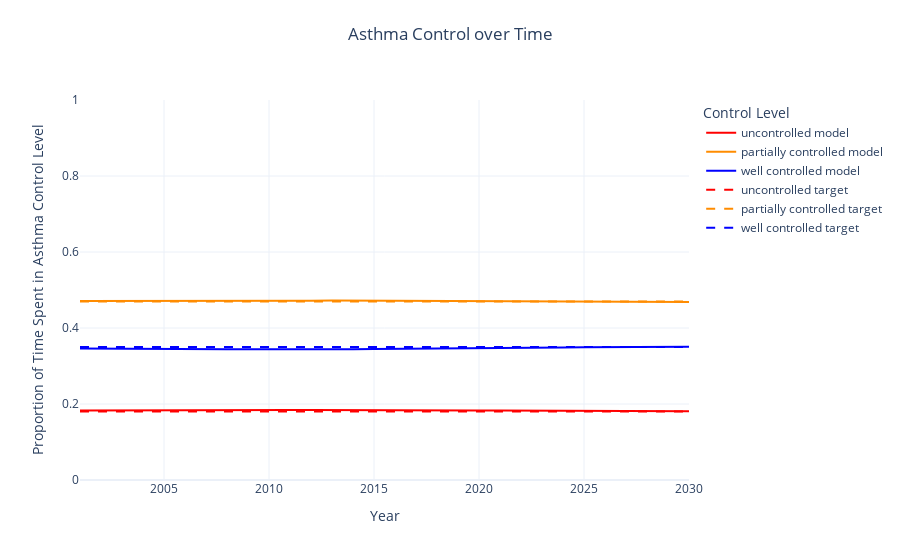

Notebook code cell kept with this figure:
### Markdown cell above
### Visualize Data

### Code cell
color_map={
    "well_controlled": "blue",
    "partially_controlled": "darkorange",
    "uncontrolled": "red"
}

fig = px.line(
    df_model_control,
    x="year",
    y="prob",
    color="control_level",
    title="Asthma Control over Time",
    color_discrete_map=color_map
)

fig.for_each_trace(lambda t: t.update(name=t.name.replace("_", " ") + " model"))
for level in categories:
    fig.add_hline(
        y=TARGET_CONTROL[level],
        line_dash="dash",
        line_color=color_map[level],
        showlegend=True,
        name=level.replace("_", " ") + " target"
    )

fig.update_xaxes(title_text="Year")
fig.update_yaxes(title_text="Proportion of Time Spent in Asthma Control Level", range=[0, 1])
fig.update_layout(
    legend_title_text="Control Level",
    title_x=0.5,
    title_y=0.95
)
fig.show(config=config)

### Figure 1 — Plotly figure (JSON) as saved in the notebook; plotly's stock layout.template omitted (floating-point values rounded to 4 significant figures)
{"data": [{"hovertemplate": "control_level=uncontrolled<br>year=%{x}<br>prob=%{y}<extra></extra>", "legendgroup": "uncontrolled", "line": {"color": "red", "dash": "solid"}, "marker": {"symbol": "circle"}, "mode": "lines", "name": "uncontrolled model", "orientation": "v", "showlegend": true, "type": "scatter", "x": [2001, 2002, 2003, 2004, 2005, 2006, 2007, 2008, 2009, 2010, 2011, 2012, 2013, 2014, 2015, 2016, 2017, 2018, 2019, 2020, 2021, 2022, 2023, 2024, 2025, 2026, 2027, 2028, 2029, 2030], "xaxis": "x", "y": [0.1829, 0.1832, 0.1828, 0.1831, 0.1832, 0.1836, 0.1837, 0.1837, 0.1838, 0.184, 0.1842, 0.1839, 0.184, 0.1838, 0.1835, 0.1834, 0.1835, 0.1834, 0.1833, 0.1831, 0.1827, 0.1823, 0.1821, 0.1817, 0.1813, 0.1812, 0.1813, 0.1812, 0.181, 0.181], "yaxis": "y"}, {"hovertemplate": "control_level=partially_controlled<br>year=%{x}<br>prob=%{y}<extra></extra>", "legendgroup": "partially_controlled", "line": {"color": "darkorange", "dash": "solid"}, "marker": {"symbol": "circle"}, "mode": "lines", "name": "partially controlled model", "orientation": "v", "showlegend": true, "type": "scatter", "x": [2001, 2002, 2003, 2004, 2005, 2006, 2007, 2008, 2009, 2010, 2011, 2012, 2013, 2014, 2015, 2016, 2017, 2018, 2019, 2020, 2021, 2022, 2023, 2024, 2025, 2026, 2027, 2028, 2029, 2030], "xaxis": "x", "y": [0.4713, 0.4715, 0.4714, 0.4716, 0.4719, 0.4722, 0.4725, 0.4724, 0.4721, 0.4721, 0.4723, 0.472, 0.4721, 0.472, 0.4717, 0.4716, 0.4714, 0.4712, 0.4712, 0.471, 0.4709, 0.4704, 0.4702, 0.4698, 0.4692, 0.469, 0.4689, 0.4686, 0.4683, 0.4682], "yaxis": "y"}, {"hovertemplate": "control_level=well_controlled<br>year=%{x}<br>prob=%{y}<extra></extra>", "legendgroup": "well_controlled", "line": {"color": "blue", "dash": "solid"}, "marker": {"symbol": "circle"}, "mode": "lines", "name": "well controlled model", "orientation": "v", "showlegend": true, "type": "scatter", "x": [2001, 2002, 2003, 2004, 2005, 2006, 2007, 2008, 2009, 2010, 2011, 2012, 2013, 2014, 2015, 2016, 2017, 2018, 2019, 2020, 2021, 2022, 2023, 2024, 2025, 2026, 2027, 2028, 2029, 2030], "xaxis": "x", "y": [0.3458, 0.3453, 0.3458, 0.3454, 0.3449, 0.3443, 0.3438, 0.3439, 0.3441, 0.3439, 0.3435, 0.3441, 0.3439, 0.3443, 0.3448, 0.345, 0.3452, 0.3454, 0.3455, 0.3459, 0.3465, 0.3472, 0.3478, 0.3485, 0.3494, 0.3498, 0.3499, 0.3502, 0.3507, 0.3508], "yaxis": "y"}], "layout": {"legend": {"title": {"text": "Control Level"}, "tracegroupgap": 0}, "shapes": [{"line": {"color": "red", "dash": "dash"}, "name": "uncontrolled target", "showlegend": true, "type": "line", "x0": 0, "x1": 1, "xref": "x domain", "y0": 0.18, "y1": 0.18, "yref": "y"}, {"line": {"color": "darkorange", "dash": "dash"}, "name": "partially controlled target", "showlegend": true, "type": "line", "x0": 0, "x1": 1, "xref": "x domain", "y0": 0.47, "y1": 0.47, "yref": "y"}, {"line": {"color": "blue", "dash": "dash"}, "name": "well controlled target", "showlegend": true, "type": "line", "x0": 0, "x1": 1, "xref": "x domain", "y0": 0.35, "y1": 0.35, "yref": "y"}], "title": {"text": "Asthma Control over Time", "x": 0.5, "y": 0.95}, "xaxis": {"anchor": "y", "domain": [0, 1], "title": {"text": "Year"}}, "yaxis": {"anchor": "x", "domain": [0, 1], "range": [0, 1], "title": {"text": "Proportion of Time Spent in Asthma Control Level"}}}}
